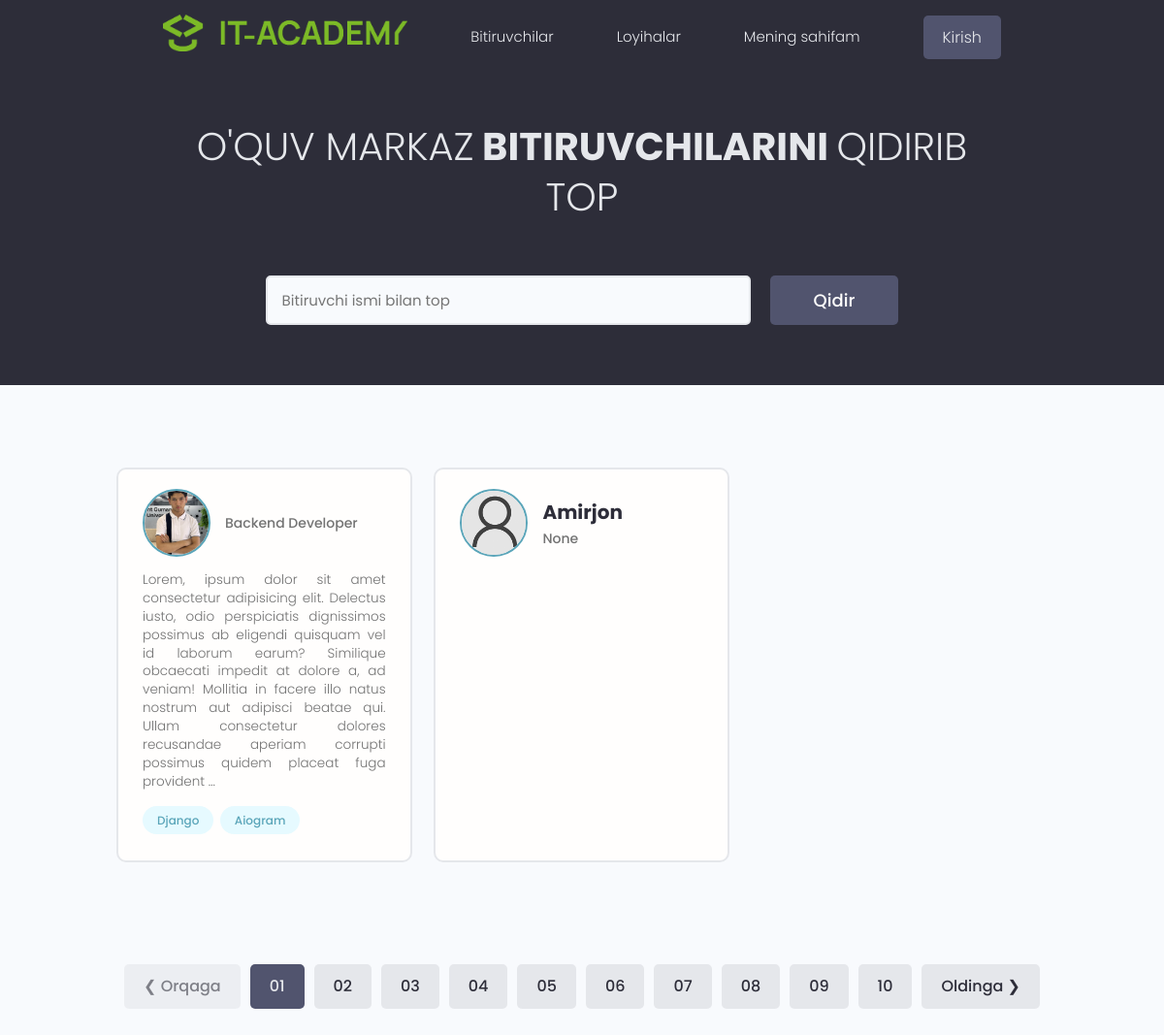
The page / on the database its author committed.
### users/models.py (models this page shows, shortened)
class Profile(models.Model):
    user = models.OneToOneField(User,on_delete=models.CASCADE,null=True,blank=True)
    name = models.CharField(max_length=200,null=True,blank=True)
    email = models.EmailField(null=True,blank=True,max_length=200)
    info = models.CharField(null=True,blank=True,max_length=200)
    location = models.CharField(max_length=300,null=True,blank=True)
    bio = models.TextField(null=True,blank=True)
    social_github = models.CharField(max_length=200,null=True,blank=True)
    social_instagram = models.CharField(max_length=200,null=True,blank=True)
    social_telegram = models.CharField(max_length=200,null=True,blank=True)
    social_linkedin = models.CharField(max_length=200,null=True,blank=True)
    social_facebook = models.CharField(max_length=200,null=True,blank=True)
    image = models.ImageField(upload_to='profile_photos',default='profile_photos/default_profile.webp',null=True,blank=True)
    id = models.UUIDField(default=uuid.uuid4,unique=True,primary_key=True,editable=False)

class Skill(models.Model):
    user = models.ForeignKey(Profile,on_delete=models.CASCADE,null=True,blank=True,related_name='skills')
    name = models.CharField(max_length=200,null=True,blank=True)
    description = models.TextField(null=True,blank=True)
    created = models.DateTimeField(auto_now_add=True)
    id = models.UUIDField(default=uuid.uuid4,unique=True,primary_key=True,editable=False)

### users/views.py (the view)
# urls.py: path('',profilesview,name='profiles'),
def profilesview(request):
    users = Profile.objects.all()
    context = {
        "users":users
    }
    return render(request,'users/profiles.html',context)

### users/templates/users/profiles.html (shortened to what this page needs)
{% extends 'main.html' %}
{%load static%}
{%block content%}
<main class="home">
    <section class="hero-section text-center">
      <div class="container container--narrow">
        <div class="hero-section__box">
          <h2>O'QUV MARKAZ<span> BITIRUVCHILARINI </span> QIDIRIB TOP</h2>
        </div>
        <div class="hero-section__search">
          <form class="form" action="#" method="get">
            <div class="form__field">
              <input class="input input--text" id="formInput#search" type="text" name="text"
                placeholder="Bitiruvchi ismi bilan top" />
            </div>
            <input class="btn btn--sub btn--lg" type="submit" value="Qidir" />
          </form>
        </div>
      </div>
    </section>
    <section class="devlist">
      <div class="container">
        <div class="grid grid--three">
            {%for user in users%}
          <div class="column card">
            <div class="dev">
              <a href="{%url 'users:profile' user.id%}" class="card__body">
                <div class="dev__profile">
                  <img class="avatar avatar--md" src="{{user.image.url}}" alt="image" />
                  <div class="dev__meta">
                    <h3>{{user.name}}</h3>
                    <h5>{{user.info}}</h5>
                  </div>
                </div>
                <p class="dev__info">
                 {{user.bio | truncatewords:'50'}}
                </p>
                <div class="dev__skills">
                  {%for tag in user.skills.all%}
                  <span class="tag tag--pill tag--main">
                    <small>{{tag.name}}</small>
                  </span>
                  {%endfor%}
                </div>
              </a>
            </div>
          </div>
          {%endfor%}
        </div>
      </div>
    </section>
    <div class="pagination">
      <ul class="container">
        <li><a href="#" class="btn btn--disabled">&#10094; Orqaga</a></li>
        <li><a href="#" class="btn btn--sub">01</a></li>
        <li><a href="#" class="btn">02</a></li>
        <li><a href="#" class="btn">03</a></li>
        <li><a href="#" class="btn">04</a></li>
        <li><a href="#" class="btn">05</a></li>
        <li><a href="#" class="btn">06</a></li>
        <li><a href="#" class="btn">07</a></li>
        <li><a href="#" class="btn">08</a></li>
        <li><a href="#" class="btn">09</a></li>
        <li><a href="#" class="btn">10</a></li>
        <li><a href="#" class="btn">Oldinga &#10095;</a></li>
      </ul>
    </div>
  </main>
  {%endblock content%}

### static/styles/app.css (style rules this page uses)
:root { --color-sub: #2d2d39; }
.btn--sub { background-color: var(--color-sub-light); }
.card { border: 2px solid var(--color-light); }
img { width: 100%; }
.hero-section { height: 40vh; display: flex; align-items: center; background-color: var(--color-sub); }
.hero-section__box { margin-bottom: 4rem; }
.hero-section__box > h2, .hero-section__box > h2 > span { font-size: 4rem; color: var(--color-light); line-height: 1.3; text-transform: uppercase; }
.hero-section__box > h2 { font-weight: 300; }
.hero-section__box > h2 > span { font-weight: 700; }
.hero-section__search > .form { display: flex; align-items: center; justify-content: center; gap: 2rem; }
.hero-section__search > .form input.input--text { width: 50rem; }
.devlist { margin-top: 8rem; }
.devlist .grid { align-items: stretch; }
.devlist .dev .dev__profile { display: flex; align-items: center; gap: 1.5rem; }
.devlist .dev .dev__meta h3 { color: var(--color-sub); font-size: 2rem; font-weight: 700; }
.devlist .dev .dev__meta h5 { color: var(--color-text); font-size: 1.4rem; font-weight: 500; }
.devlist .dev .dev__info { margin: 1.5rem 0; font-size: 1.35rem; line-height: 1.4; text-align: justify; }
.pagination { margin-top: 8rem; margin-bottom: 10rem; }
.pagination > ul { flex-wrap: wrap; list-style: none; display: flex; align-items: center; justify-content: center; gap: 1rem; }
.pagination .btn { color: var(--color-sub); }
.pagination .btn.btn--sub { color: var(--color-light); }

### static/uikit/styles/modules/_variables.css (style rules this page uses)
:root { --color-main: #5aa5b9; --color-main-light: #e6faff; --color-sub: #3f4156; --color-sub-light: #51546e; --color-sub-lighter: #ededfd; --color-text: #737373; --color-gray: #8b8b8b; --color-light: #e5e7eb; --color-light-gray: #767676; --color-bg: #f8fafd; --color-white: #fffefd; --color-white-light: #f3f3f3; --color-success: #359e64; --color-success-bg: #def8e8; --color-error: #fc4b0b; --color-error-bg: #fff2ee; --font-base: 'Poppins', arial, helvetica, 'Segoe UI', roboto, ubuntu, sans-serif; --font-monospace: 'Fira Code', 'Courier New', courier, monospace; --font-regular: 300; --font-medium: 500; --font-bold: 700; --generic-shadow: 1px 1px 5px #00000010; --generic-transition: all 0.3s ease-in-out; }

### static/uikit/styles/modules/_base.css (style rules this page uses)
* { margin: 0; padding: 0; box-sizing: border-box; text-rendering: optimizeLegibility; color: inherit; font-size: inherit; }
html { font-size: 50%; }
@media only screen and (min-width: 480px) { html { font-size: 56.25%; } }
@media only screen and (min-width: 1200px) { html { font-size: 62.5%; } }
body { line-height: 1.6; font-weight: 400; font-size: 1.5rem; color: var(--color-text); background-color: var(--color-bg); min-height: 100vh; }

### static/uikit/styles/modules/_typography.css (style rules this page uses)
* { font-family: var(--font-base); }
h2 { font-size: 3.6rem; font-weight: var(--font-bold); }
h3 { font-size: 3.2rem; font-weight: var(--font-medium); }
h5 { font-size: 2.4rem; font-weight: var(--font-medium); }
h5, h6 { font-weight: var(--font-regular); }
p, span, strong { font-size: 1.6rem; color: var(--color-text); font-weight: var(--font-regular); }
a { padding-bottom: 2px; text-decoration: none; display: inline-block; color: var(--color-main); font-weight: var(--font-medium); }

### static/uikit/styles/modules/_utilities.css (style rules this page uses)
.container { width: 92%; max-width: 165rem; margin: 0 auto; box-sizing: border-box; }
.container--narrow { width: 92%; max-width: 120rem; }
@media screen and (min-width: 1000px) { .container { width: 90%; } }
@media screen and (min-width: 1000px) { .container--narrow { width: 85%; } }
@media screen and (min-width: 1200px) { .container { width: 80%; } }
@media screen and (min-width: 1200px) { .container--narrow { width: 72%; } }
.text-center { text-align: center; }

### static/uikit/styles/modules/_avatar.css (style rules this page uses)
.avatar { border-radius: 50%; border: 2px solid var(--color-main); object-fit: cover; }
.avatar--md { height: 7rem; width: 7rem; }

### static/uikit/styles/modules/_button.css (style rules this page uses)
.btn { display: inline-block; position: relative; cursor: pointer; background-color: var(--color-light); font-weight: var(--font-medium); color: var(--color-sub); text-decoration: none; padding: 1rem 2rem; border-radius: 0.5rem; border: none; width: -webkit-fit-content; width: -moz-fit-content; width: fit-content; height: -webkit-fit-content; height: -moz-fit-content; height: fit-content; font-size: 1.6rem; outline-width: 0; outline-color: transparent; -webkit-backface-visibility: hidden; backface-visibility: hidden; transition: all 0.3s ease-in-out; }
.btn:disabled, .btn--disabled { cursor: not-allowed; opacity: 0.6; }
.btn--sub { background-color: var(--color-sub); color: var(--color-white); }
.btn--lg { font-size: 1.8rem; padding: 1.2rem 4.5rem; }

### rows shown on the page
Profile: image (picture), info "Backend Developer", bio "Lorem, ipsum dolor sit amet consectetur adipisicing elit. Delectus iusto, odio perspiciatis dignissimos possimus ab eligendi quisquam vel id laborum earum? Similique obcaecati impedit at dolore a, ad veniam! Mollitia in facere illo natus nostrum aut adipisci beatae qui. Ullam consectetur dolores recusandae aperiam corrupti possimus quidem placeat fuga provident …"
Skill: name "Django"
Skill: name "Aiogram"
Profile: image (placeholder picture), name "Amirjon", info "None"
